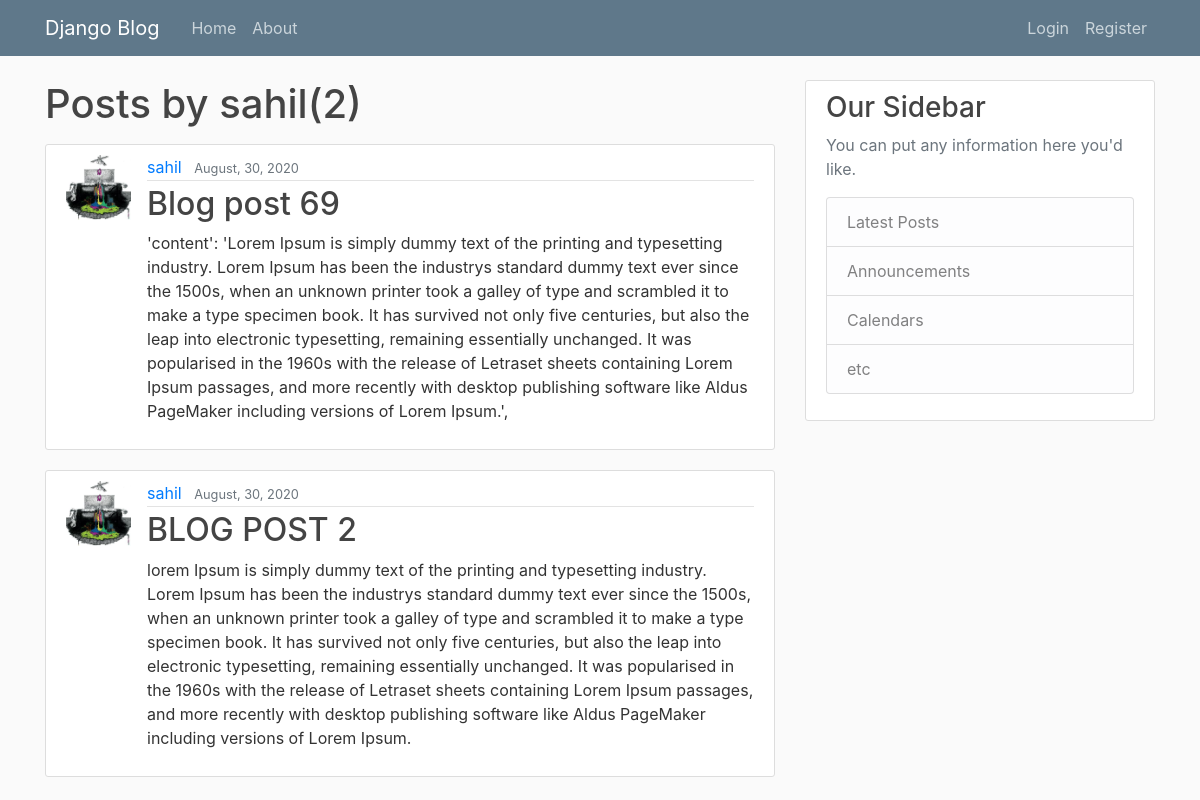
Before: /user/sahil with the older database file.
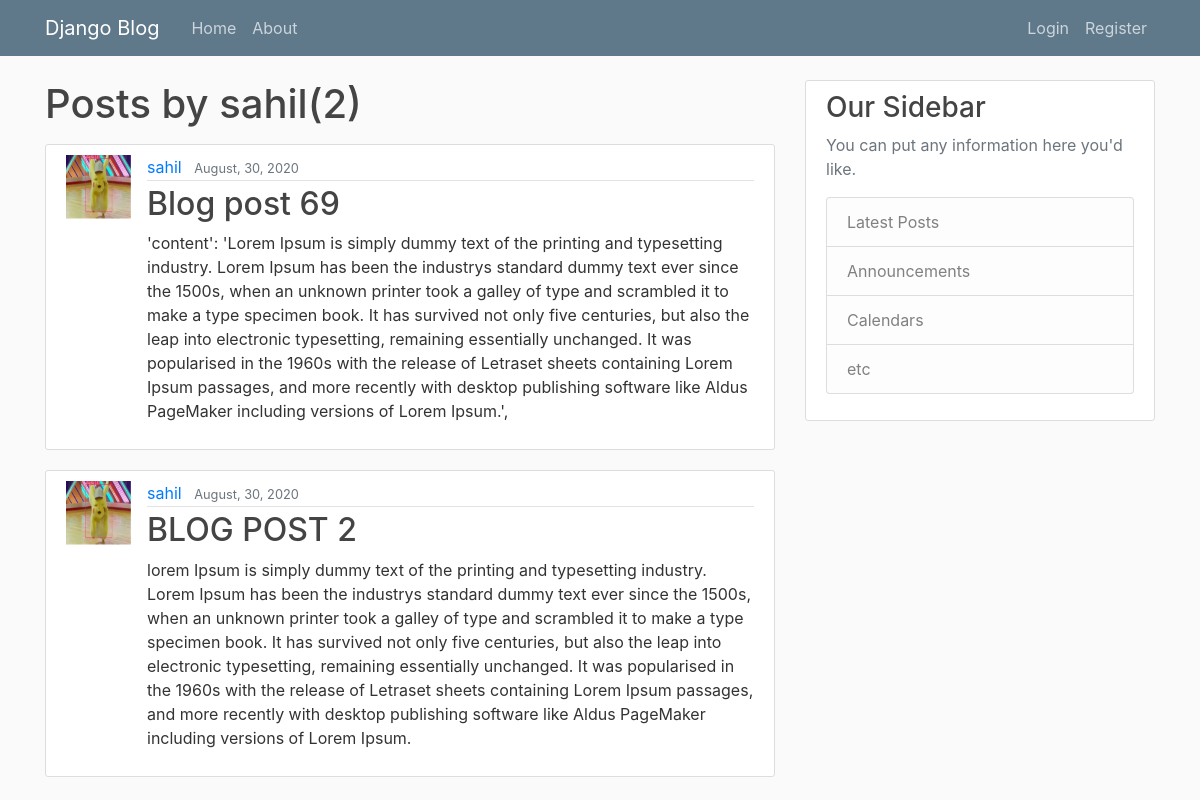
After: the same page with the newer database file.
### blog/models.py (models this page shows, shortened)
class Post(models.Model):
    title = models.CharField(max_length=100)
    content = models.TextField()
    date_posted = models.DateTimeField(default=timezone.now)
    author = models.ForeignKey(User, on_delete=models.CASCADE)

### user/models.py (models this page shows, shortened)
class Profile(models.Model):
    user = models.OneToOneField(User, on_delete=models.CASCADE)
    image = models.ImageField(default='default.jpg',upload_to='profile_pics')

### blog/views.py (the view)
# urls.py: path('user/<str:username>',  UserPostListView.as_view(), name='user-posts'),
class UserPostListView(ListView):
    model = Post
    template_name = 'blog/user_posts.html'
    context_object_name ='posts'
    paginate_by = 2
    def get_queryset(self):
        user = get_object_or_404(User, username = self.kwargs.get('username'))
        return Post.objects.filter(author= user).order_by('-date_posted')

### blog/templates/blog/user_posts.html (shortened to what this page needs)
{% extends "blog/base.html" %}
{% block content %}
<h1 class='mb-3'> Posts by {{ view.kwargs.username }}({{ page_obj.paginator.count}})</h1>
    {% for post in posts %}
        <article class="media content-section">
        <img class='rounded-cricle article-img' src='{{ post.author.profile.image.url }}'>
          <div class="media-body">
            <div class="article-metadata">
              <a class="mr-2" href="{% url 'user-posts' post.author.username %}">{{ post.author }}</a>
              <small class="text-muted">{{ post.date_posted| date:"F, d, Y" }}</small>
            </div>
            <h2><a class="article-title" href="{% url 'post-detail' post.id %}">{{ post.title }}</a></h2>
            <p class="article-content">{{ post.content }}</p>
          </div>
        </article>
    {% endfor %}
{% endblock content %}

### blog/templates/blog/base.html (shortened to what this page needs)
{% load static %}
<!DOCTYPE html>
<html>
<head>
    <link rel="stylesheet" href="https://maxcdn.bootstrapcdn.com/bootstrap/4.0.0/css/bootstrap.min.css">
    <link rel="stylesheet" type="text/css" href="{% static 'blog/main.css' %}">
</head>
<body>
    <header class="site-header">
      <nav class="navbar navbar-expand-md navbar-dark bg-steel fixed-top">
        <div class="container">
          <a class="navbar-brand mr-4" href="{% url 'blog-home' %}">Django Blog</a>
          <div class="collapse navbar-collapse" id="navbarToggle">
            <div class="navbar-nav mr-auto">
              <a class="nav-item nav-link" href="{% url 'blog-home' %}">Home</a>
              <a class="nav-item nav-link" href="{% url 'blog-about' %}">About</a>
            </div>
            <div class="navbar-nav">
            {%if user.is_authenticated %}
              <a class="nav-item nav-link" href="{% url 'profile' %}">Profile</a>
              <a class="nav-item nav-link" href="{% url 'logout' %}">Logout</a>
              <a class="nav-item nav-link" href="{% url 'post-create' %}">New post</a>
            {%else%}
              <a class="nav-item nav-link" href="{% url 'login' %}">Login</a>
              <a class="nav-item nav-link" href="{% url 'register' %}">Register</a>
            {%endif%}
            </div>
          </div>
        </div>
      </nav>
    </header>
    <main role="main" class="container">
      <div class="row">
        <div class="col-md-8">
          {% block content %}{% endblock %}
        </div>
        <div class="col-md-4">
          <div class="content-section">
            <h3>Our Sidebar</h3>
            <p class='text-muted'>You can put any information here you'd like.
              <ul class="list-group">
                <li class="list-group-item list-group-item-light">Latest Posts</li>
                <li class="list-group-item list-group-item-light">Announcements</li>
                <li class="list-group-item list-group-item-light">Calendars</li>
                <li class="list-group-item list-group-item-light">etc</li>
              </ul>
            </p>
          </div>
        </div>
      </div>
    </main>
</body>
</html>

### blog/static/blog/main.css (style rules this page uses)
body { background: #fafafa; color: #333333; margin-top: 5rem; }
h1, h2, h3, h4, h5, h6 { color: #444444; }
ul { margin: 0; }
.bg-steel { background-color: #5f788a; }
.site-header .navbar-nav .nav-link { color: #cbd5db; }
.content-section { background: #ffffff; padding: 10px 20px; border: 1px solid #dddddd; border-radius: 3px; margin-bottom: 20px; }
.article-title { color: #444444; }
.article-content { white-space: pre-line; }
.article-img { height: 65px; width: 65px; margin-right: 16px; }
.article-metadata { padding-bottom: 1px; margin-bottom: 4px; border-bottom: 1px solid #e3e3e3 }

Changed rows visible on the page:
changed through a linked row, Post "Blog post 69": author.profile.image: picture added in place of a placeholder
changed through a linked row, Post "BLOG POST 2": author.profile.image: picture added in place of a placeholder
